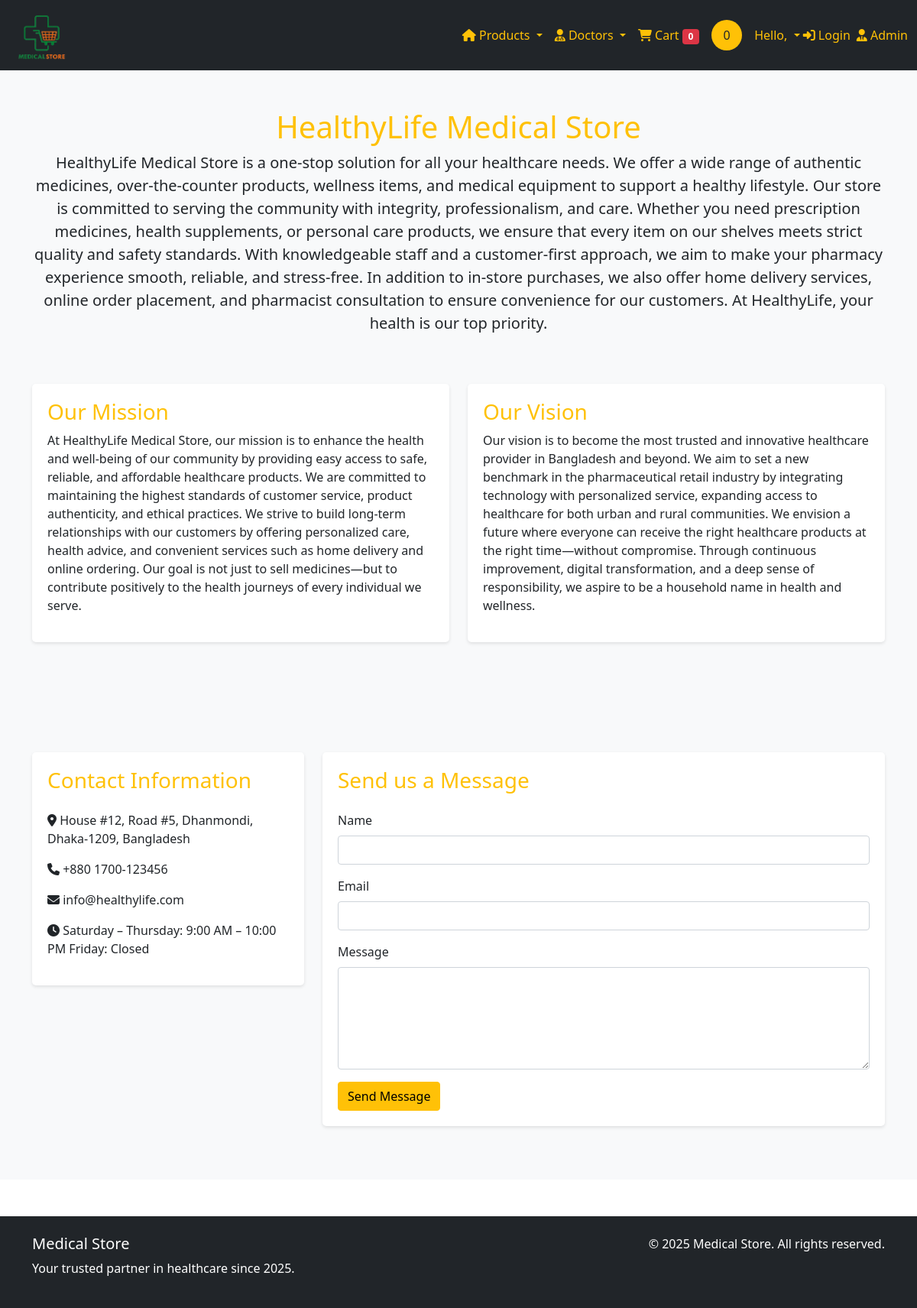
The page / on the database its author committed.
### tables this page shows
CREATE TABLE `about_us` (
  `id` int(11) NOT NULL,
  `title` varchar(255) DEFAULT NULL,
  `description` text DEFAULT NULL,
  `mission` text DEFAULT NULL,
  `vision` text DEFAULT NULL,
  `address` text DEFAULT NULL,
  `phone` varchar(50) DEFAULT NULL,
  `email` varchar(255) DEFAULT NULL,
  `working_hours` text DEFAULT NULL,
  `last_updated` timestamp NOT NULL DEFAULT current_timestamp() ON UPDATE current_timestamp()
);

### index.php (the view, shortened to what this page needs)
<?php
include 'header.php';
$about_query = "SELECT * FROM about_us LIMIT 1";
$about_result = mysqli_query($con, $about_query);
$about = mysqli_fetch_assoc($about_result);
?>
<!DOCTYPE html>
<html lang="en">
<head>
    <link href="https://cdn.jsdelivr.net/npm/bootstrap@5.0.2/dist/css/bootstrap.min.css" rel="stylesheet">
    <link rel="stylesheet" href="https://cdnjs.cloudflare.com/ajax/libs/font-awesome/6.7.2/css/all.min.css">
</head>
<body>
    <section class="about-section">
        <div class="container">
            <div class="row">
                <div class="col-md-12 text-center mb-5">
                    <h1 class="text-warning"><?php echo $about['title'] ?? 'About Us'; ?></h1>
                    <p class="lead"><?php echo $about['description'] ?? ''; ?></p>
                </div>
            </div>
            <div class="row">
                <div class="col-md-6 mb-4">
                    <div class="info-box">
                        <h3 class="text-warning">Our Mission</h3>
                        <p><?php echo $about['mission'] ?? ''; ?></p>
                    </div>
                </div>
                <div class="col-md-6 mb-4">
                    <div class="info-box">
                        <h3 class="text-warning">Our Vision</h3>
                        <p><?php echo $about['vision'] ?? ''; ?></p>
                    </div>
                </div>
            </div>
        </div>
    </section>
    <section class="contact-section bg-light">
        <div class="container">
            <div class="row">
                <div class="col-md-4">
                    <div class="info-box">
                        <h3 class="text-warning mb-4">Contact Information</h3>
                        <p><i class="fas fa-map-marker-alt"></i> <?php echo $about['address'] ?? ''; ?></p>
                        <p><i class="fas fa-phone"></i> <?php echo $about['phone'] ?? ''; ?></p>
                        <p><i class="fas fa-envelope"></i> <?php echo $about['email'] ?? ''; ?></p>
                        <p><i class="fas fa-clock"></i> <?php echo $about['working_hours'] ?? ''; ?></p>
                    </div>
                </div>
                <div class="col-md-8">
                    <div class="info-box">
                        <h3 class="text-warning mb-4">Send us a Message</h3>
                        <form method="POST">
                            <div class="mb-3">
                                <label class="form-label">Name</label>
                                <input type="text" name="name" class="form-control" required>
                            </div>
                            <div class="mb-3">
                                <label class="form-label">Email</label>
                                <input type="email" name="email" class="form-control" required>
                            </div>
                            <div class="mb-3">
                                <label class="form-label">Message</label>
                                <textarea name="message" class="form-control" rows="5" required></textarea>
                            </div>
                            <button type="submit" name="send_message" class="btn btn-warning">Send Message</button>
                        </form>
                    </div>
                </div>
            </div>
        </div>
    </section>
    <?php include 'footer.php'; ?>
</body>
</html>

### index.php (style rules this page uses)
.about-section { padding: 50px 0; background-color: #f8f9fa; }
.contact-section { padding: 50px 0; }
.info-box { padding: 20px; border-radius: 5px; margin-bottom: 20px; background-color: white; box-shadow: 0 2px 4px rgba(0,0,0,0.1); }

### rows shown on the page
about_us: title "HealthyLife Medical Store", description "HealthyLife Medical Store is a one-stop solution for all your healthcare needs. We offer a wide range of authentic medicines, over-the-counter products, wellness items, and medical equipment to support a healthy lifestyle. Our store is committed to serving the community with integrity, professionalism, and care. Whether you need prescription medicines, health supplements, or personal care products, we ensure that every item on our shelves meets strict quality and safety standards. With knowledgeable staff and a customer-first approach, we aim to make your pharmacy experience smooth, reliable, and stress-free. In addition to in-store purchases, we also offer home delivery services, online…", mission "At HealthyLife Medical Store, our mission is to enhance the health and well-being of our community by providing easy access to safe, reliable, and affordable healthcare products. We are committed to maintaining the highest standards of customer service, product authenticity, and ethical practices. We strive to build long-term relationships with our customers by offering personalized care, health advice, and convenient services such as home delivery and online ordering. Our goal is not just to sell medicines—but to contribute positively to the health journeys of every individual we serve.", vision "Our vision is to become the most trusted and innovative healthcare provider in Bangladesh and beyond. We aim to set a new benchmark in the pharmaceutical retail industry by integrating technology with personalized service, expanding access to healthcare for both urban and rural communities. We envision a future where everyone can receive the right healthcare products at the right time—without compromise. Through continuous improvement, digital transformation, and a deep sense of responsibility, we aspire to be a household name in health and wellness.", address "House #12, Road #5, Dhanmondi, Dhaka-1209, Bangladesh", phone "+880 1700-123456", email "info@healthylife.com", working_hours "Saturday – Thursday: 9:00 AM – 10:00 PM Friday: Closed"

### other values the page prints
$count "0"
$reward_points "0"
